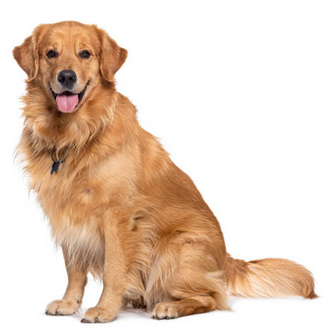
#> input picture dog.png, 331 x 329 px, found by its file name
$ python Lab5-4.py
#> lines starting #> are read from the running program, lines starting #| are printed output that depends on the picture; after the words box and inside, x2 and y2 are one past the last pixel; in counts of white or black regions, pixels touching at a corner belong together
import cv2
import numpy as np
import matplotlib.pyplot as plt

# Load image
img = cv2.imread('dog.png', cv2.IMREAD_GRAYSCALE)
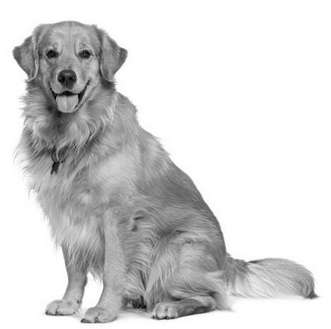
#> img: shape (329, 331); min 0, max 255, mean 212.5

# Convert phrase to binary (word-by-word)
phrase = "This is a Golden Retriever"
words = phrase.split()  # ['This', 'is', 'a', 'Golden', 'Retriever']

# Convert each word to binary (8-bit ASCII)
binary_words = [[format(ord(c), '08b') for c in word] for word in words]

# Zero out LSB of entire image before embedding
embedded_img = img.copy()
embedded_img = embedded_img & 0xFE  # Clears the LSBs

for row_idx, word_bin in enumerate(binary_words):
    col = 0
    for char_bin in word_bin:
        for bit in char_bin:
            if col < img.shape[1]:
                pixel = embedded_img[row_idx, col]
                pixel = (pixel & np.uint8(0xFE)) | int(bit)
                embedded_img[row_idx, col] = pixel
                col += 1
#> embedded_img: shape (329, 331); min 0, max 255, mean 211.8

# Extract LSBs before and after
lsb_original = img & 1
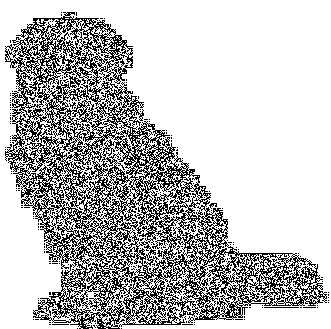
#> lsb_original: shape (329, 331); values 0 (black) and 1 (white), 74.9% white; black in thin lines or dots
lsb_embedded = embedded_img & 1
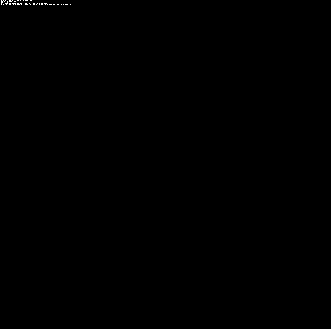
#> lsb_embedded: shape (329, 331); values 0 (black) and 1 (white), 0.08% white in thin lines or dots, all inside (x1, y1, x2, y2) = (1, 0, 71, 5)

plt.figure(figsize=(10, 4))

plt.subplot(1, 2, 1)
plt.title("Original LSB")
plt.imshow(lsb_original * 255, cmap='gray')
plt.axis('off')

plt.subplot(1, 2, 2)
plt.title("LSB After Embedding")
plt.imshow(lsb_embedded * 255, cmap='gray')
plt.axis('off')

plt.tight_layout()
plt.show()
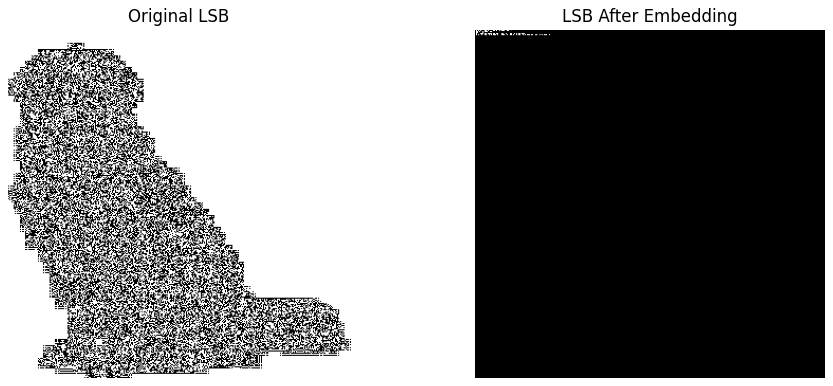
#> figure drawn by matplotlib, 2 panels

plt.figure(figsize=(8, 4))

plt.subplot(1, 2, 1)
plt.title("Original Image")
plt.imshow(img, cmap='gray')
plt.axis('off')

plt.subplot(1, 2, 2)
plt.title("Image with Hidden Text")
plt.imshow(embedded_img, cmap='gray')
plt.axis('off')

plt.tight_layout()
plt.show()

$ run again, with snow.png copied over dog.png
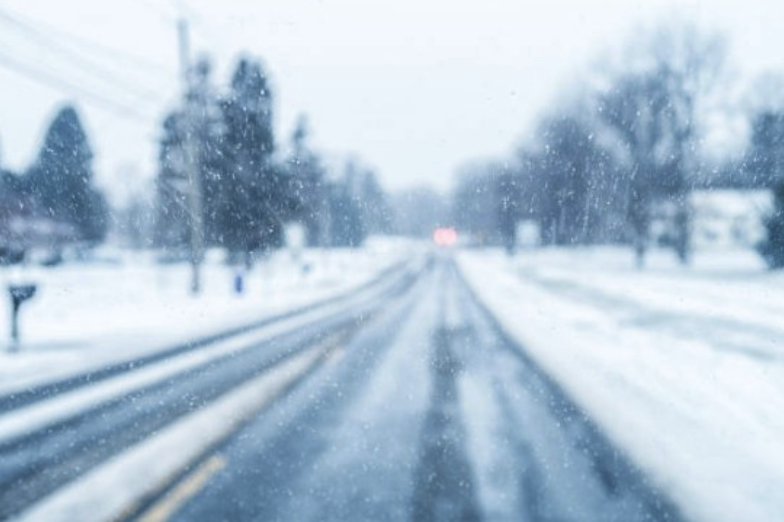
#> input picture snow.png, 784 x 522 px, found by its file name
#> `lsb_original = img & 1`:
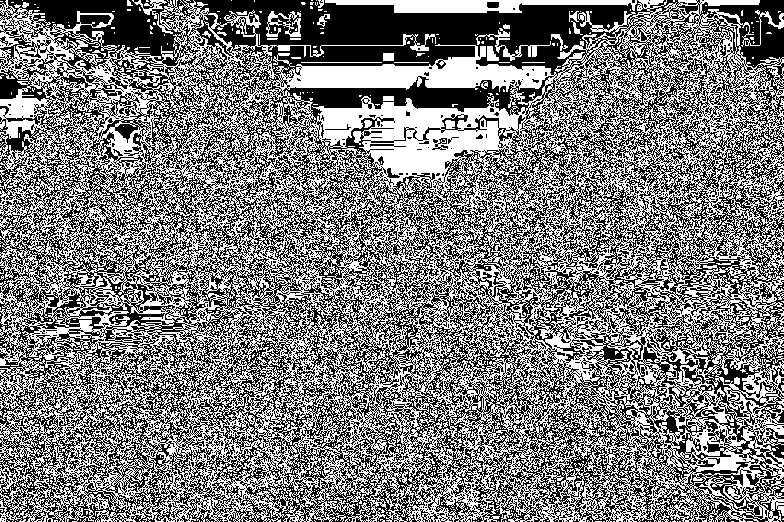
#> lsb_original: shape (522, 784); values 0 (black) and 1 (white), 49.1% white in thin lines or dots
#> lsb_embedded: shape (522, 784); values 0 (black) and 1 (white), 0.02% white in thin lines or dots, all inside (x1, y1, x2, y2) = (1, 0, 71, 5)
#> `plt.show()`:
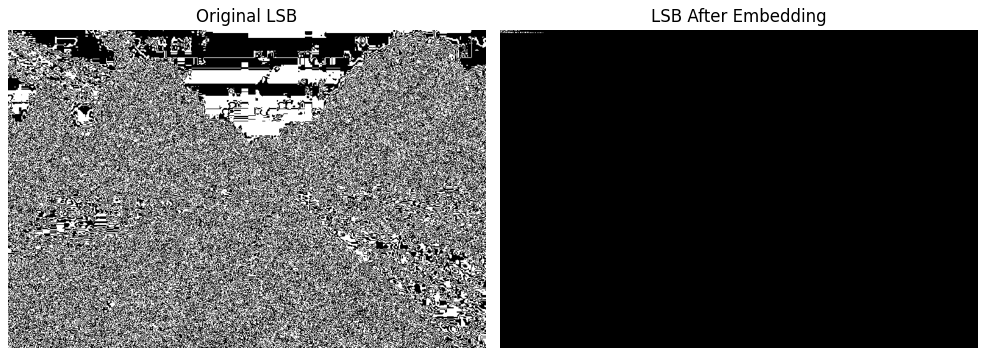
#> figure drawn by matplotlib, 2 panels
